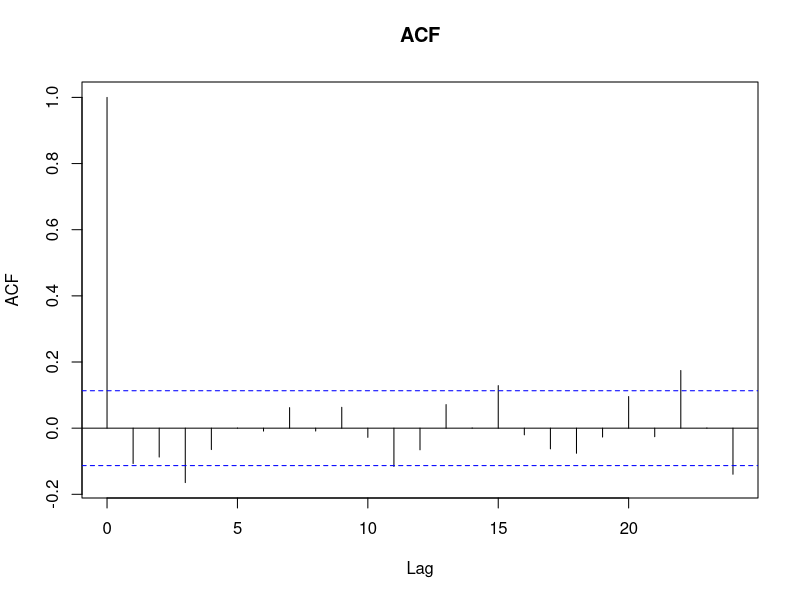
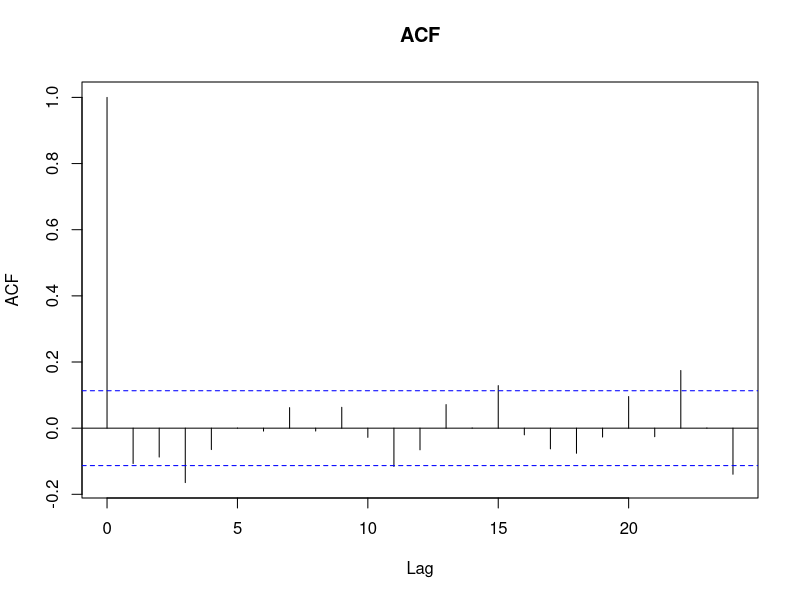
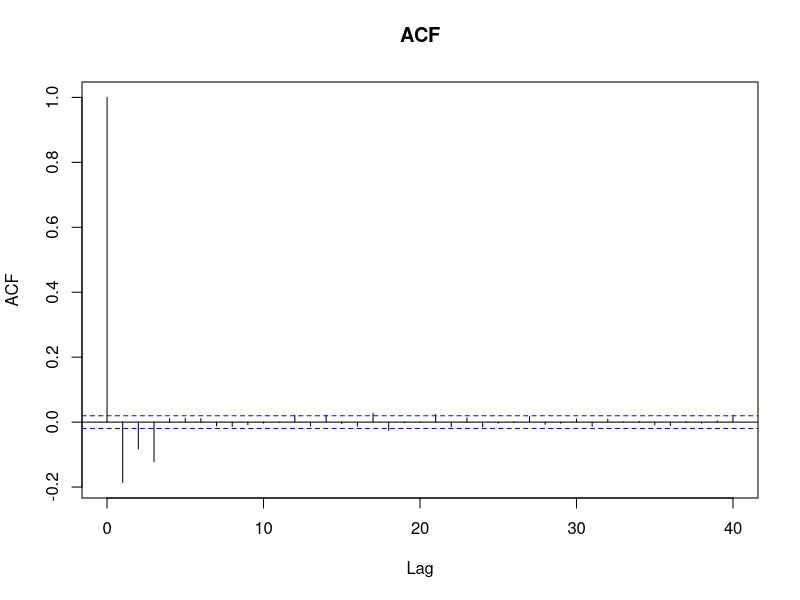
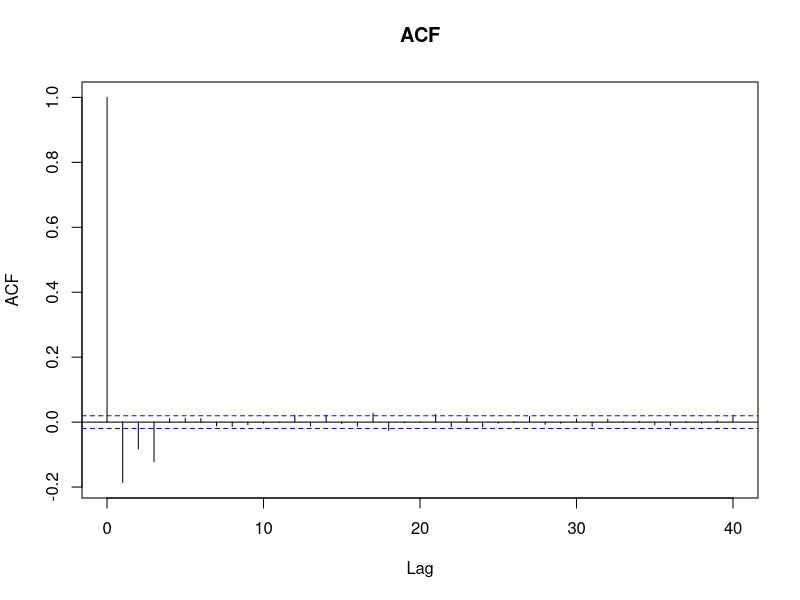
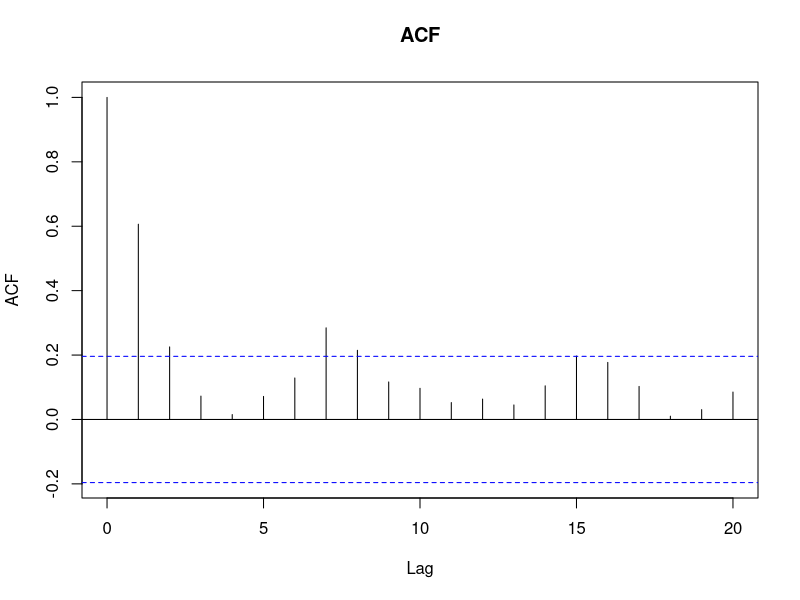
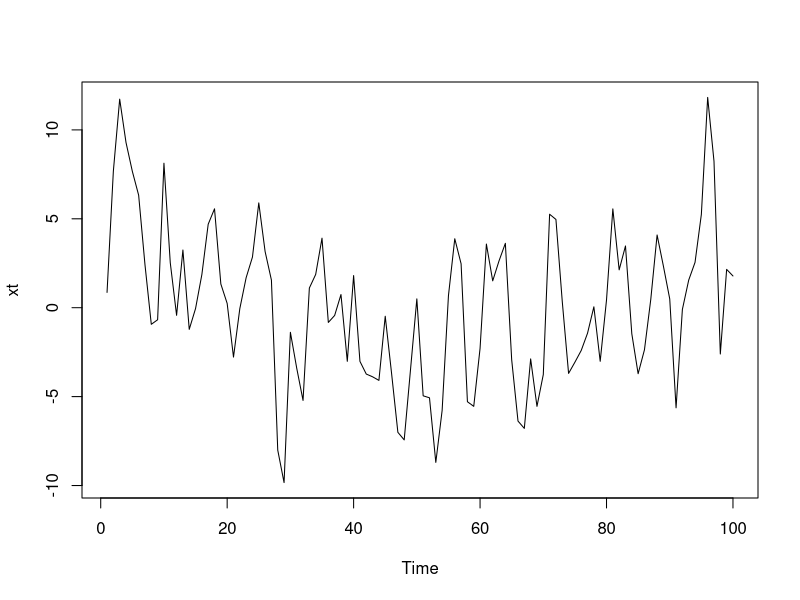
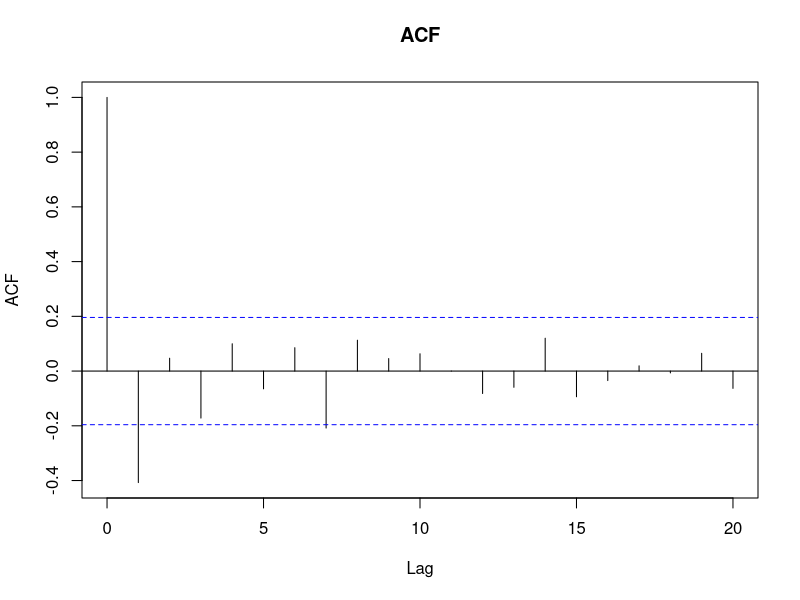
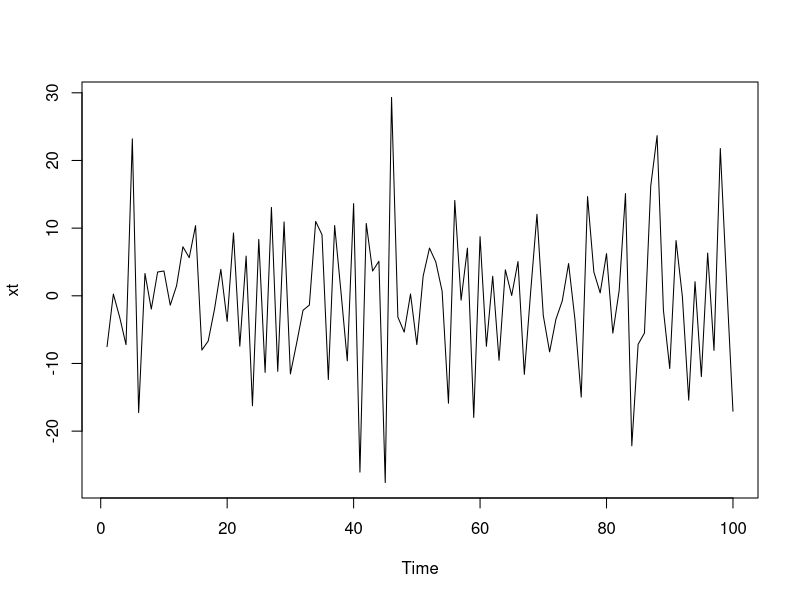

The R script that drew these images, in order:
## ---- chunk 1
polyroot(c(1,-2/3,-1/3))
## ---- chunk 2
polyroot(c(1,-2/3,-1/3))
## ---- chunk 3
ARMAacf(ma = c(2, 0.5, -0.1), lag.max = 4, pacf = FALSE)
## ---- chunk 4
ARMAacf(ar = -0.5, lag.max = 4, pacf = FALSE)
## ---- chunk 5
polyroot(c(1,2,-8))
## ---- chunk 6
xt <- arima.sim(list(ma=c(1,2,-8)),n=300)
acf(xt, main="ACF")
acf(xt, main="ACF")$acf[3]
-8/69
# Since -0.1424422 is nearly the same as -0.115942, then my sample estimate of ρX(2) are nearly the same as its true value found by calculations.
## ---- chunk 7
xt <- arima.sim(list(ma=c(1,2,-8)),n=10000)
acf(xt, main="ACF")
acf(xt, main="ACF")$acf[3]
## ---- chunk 8
xt <- arima.sim(list(ma=c(1,3,3)),n=100)
acf(xt, main="ACF")
plot(xt)
## ---- chunk 9
xt <- arima.sim(list(ma=c(1,5,-8)),n=100)
acf(xt, main="ACF")
plot(xt)
